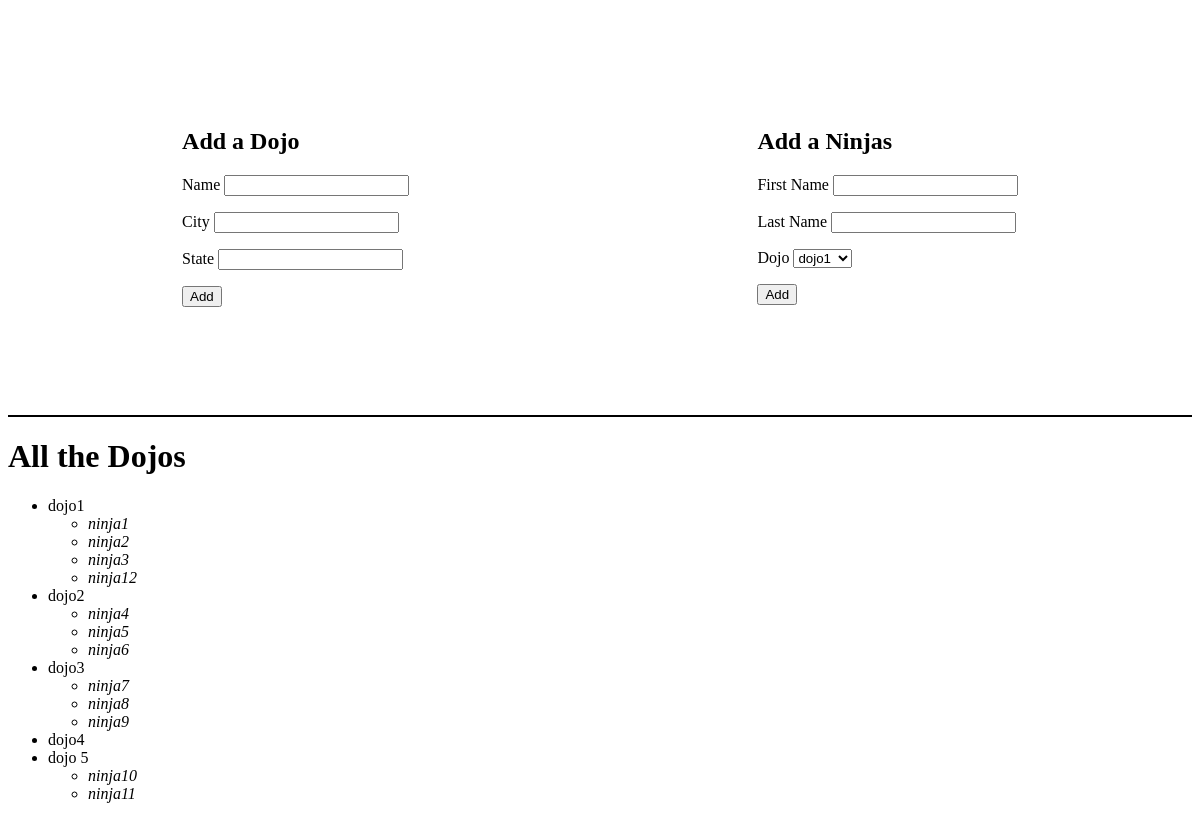
Before: / with the older database file.
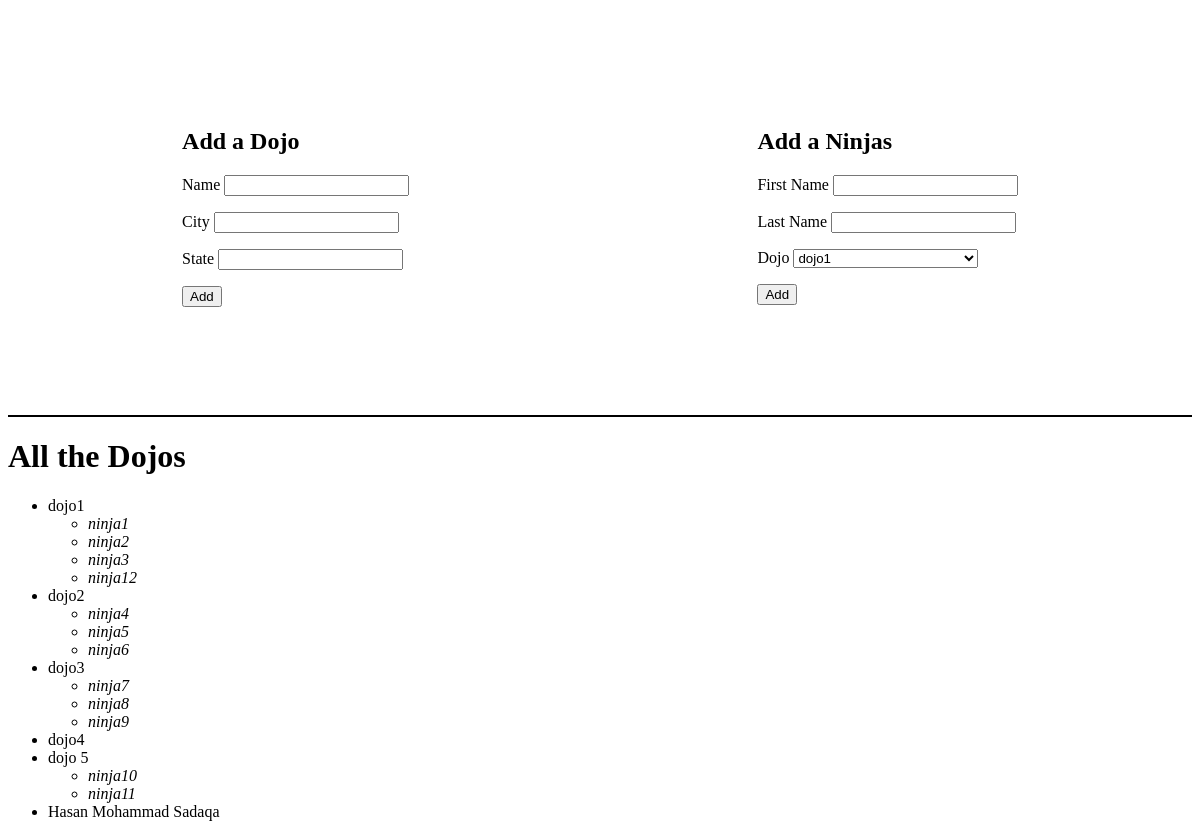
After: the same page with the newer database file.
### dojo_ninjasApp/models.py (models this page shows)
class Dojo(models.Model):
    name = models.CharField(max_length=255)
    city = models.CharField(max_length=255)
    state = models.CharField(max_length=255)
    desc = models.TextField()

class Ninja(models.Model):
    dojo = models.ForeignKey(Dojo, related_name="ninjas", on_delete=models.CASCADE)
    first_name = models.CharField(max_length=255)
    last_name = models.CharField(max_length=255)

### dojo_ninjasApp/views.py (the view)
# urls.py: path('', views.insertion),
def insertion(request):
    context = {
        "Dojos" : models.insert(),
    }
    return render(request, "index.html", context)

### dojo_ninjasApp/models.py (called while the page is built)
def insert():
    return Dojo.objects.all()

### dojo_ninjasApp/templates/index.html (shortened to what this page needs)
<!DOCTYPE html>
<html lang="en">
<head>
</head>
<body>
    <div class="container">
        <main>
            <aside class="left">
                <h1>Add a Dojo</h1>
                <form action="add_dojo" method="post">
                    <p>Name <input type="text" name="name"> </p>
                    <p>City <input type="text" name="city"> </p>
                    <p>State <input type="text" name="state"> </p>
                    <input type="submit" value="Add" name="add_dojo">
                </form>
            </aside>
            <aside class="right">
                <h1>Add a Ninjas</h1>
                <form action="add_ninjas" method="post">
                    <p>First Name <input type="text" name="first_name"> </p>
                    <p>Last Name <input type="text" name="last_name"> </p>
                    <p>Dojo <select name="dojo">
                        {% for dojo in Dojos %}
                            <option value="{{dojo.id}}"> {{dojo.name}} </option>
                        {% endfor %}
                        </select>
                    </p>
                    <input type="submit" value="Add" name="add_ninjas">
                </form>
            </aside>
        </main>
        <hr>
        <div class="show">
            <h1>All the Dojos</h1>
            <ul>
                {% for dojo in Dojos %}
                <li> {{dojo.name}}
                    <ul>
                        {% for ninja in dojo.ninjas.all %}
                        <li> <em> {{ninja.first_name}}</em> </li>
                        {% endfor %}
                    </ul>
                </li>
                {% endfor %}
            </ul>
        </div>
    </div>
</body>
</html>

Changed rows visible on the page:
added Dojo: name "Hasan Mohammad Sadaqa"
